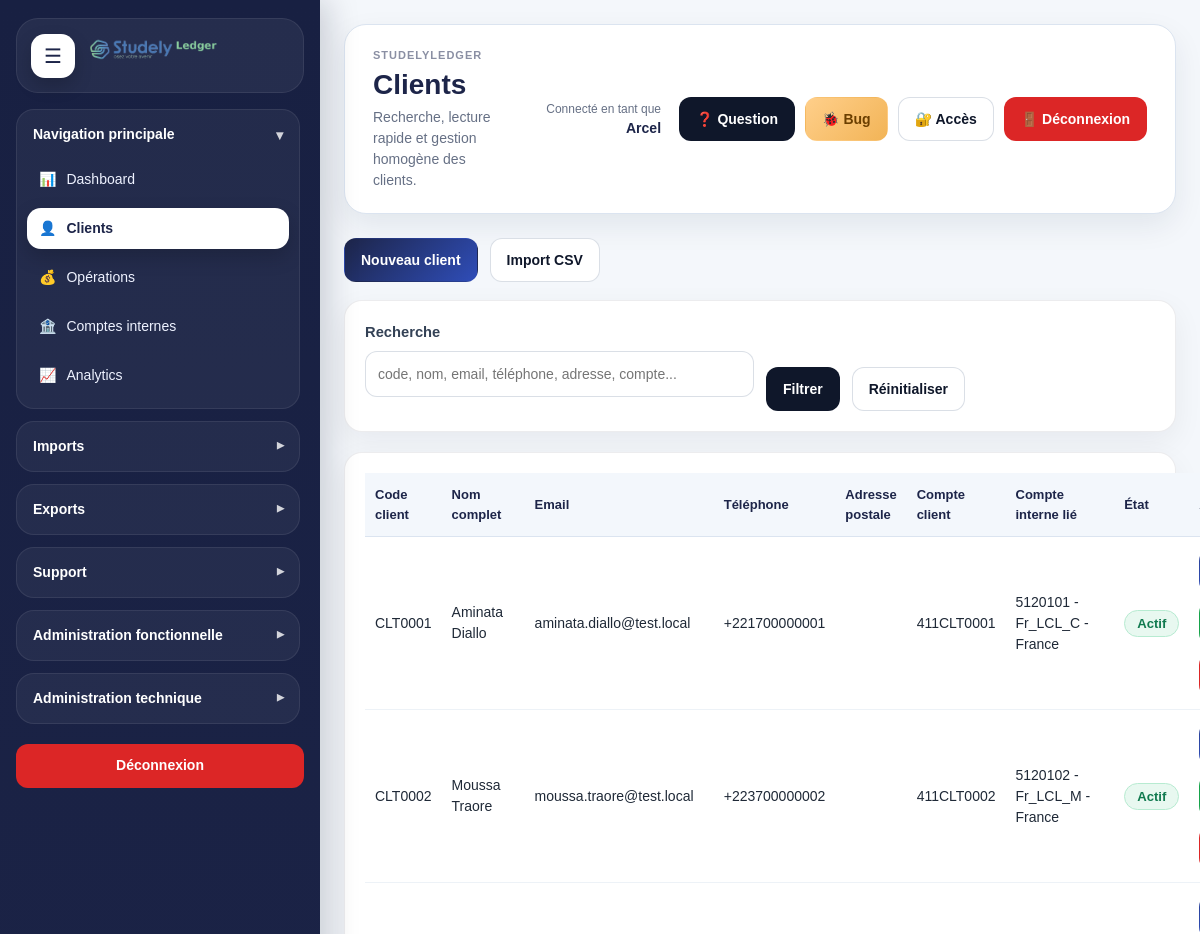
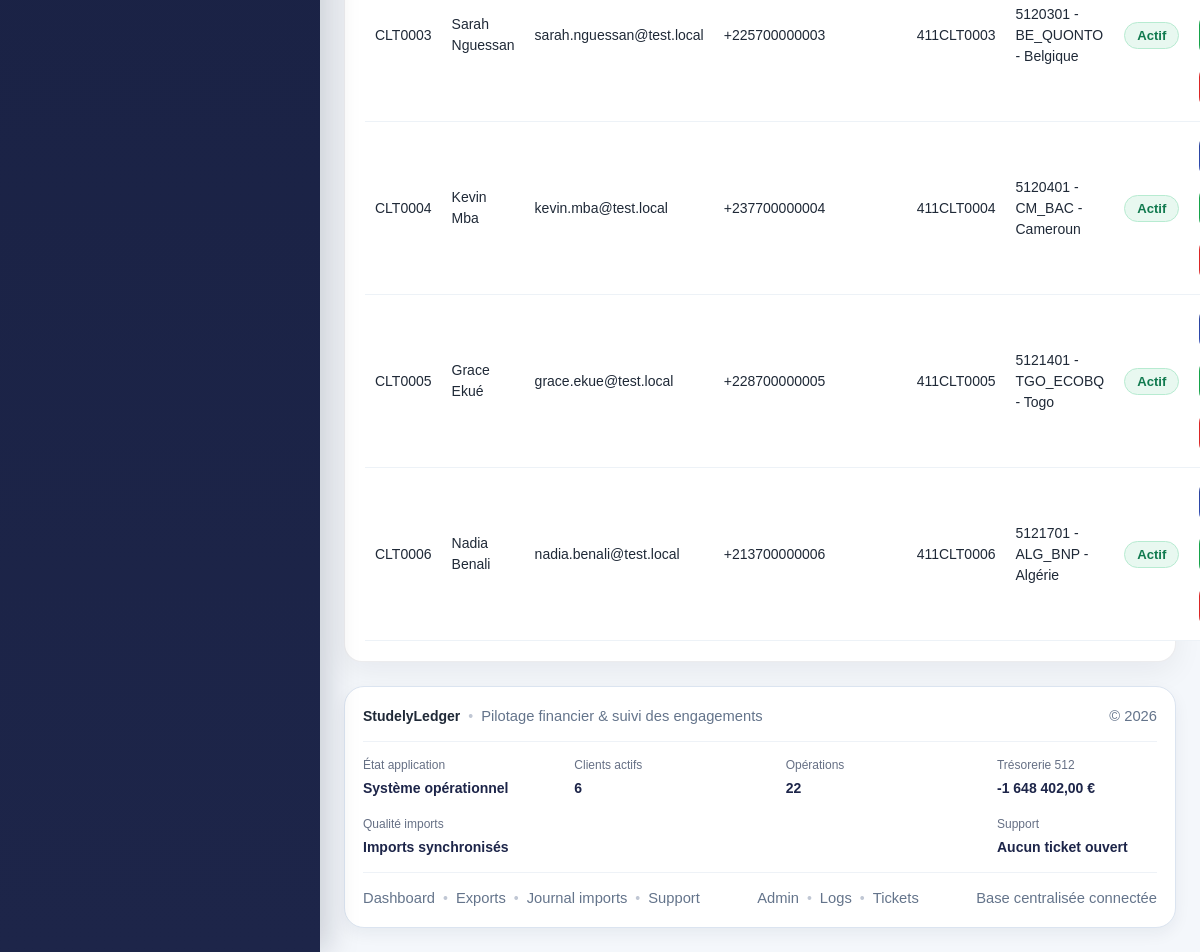
Page /modules/clients/clients_list.php (signed in) on the committed database (2 pictures, top to bottom).
### tables this page shows
CREATE TABLE `clients` (
  `id` int(11) NOT NULL,
  `client_code` varchar(20) NOT NULL,
  `first_name` varchar(150) NOT NULL,
  `last_name` varchar(150) NOT NULL,
  `full_name` varchar(255) NOT NULL,
  `email` varchar(255) DEFAULT NULL,
  `phone` varchar(100) DEFAULT NULL,
  `postal_address` varchar(255) DEFAULT NULL,
  `country_origin` varchar(150) DEFAULT NULL,
  `country_destination` varchar(150) DEFAULT NULL,
  `country_commercial` varchar(150) DEFAULT NULL,
  `client_type` varchar(150) DEFAULT NULL,
  `client_status` varchar(150) DEFAULT NULL,
  `status_id` int(11) DEFAULT NULL,
  `category_id` int(11) DEFAULT NULL,
  `currency` varchar(10) NOT NULL DEFAULT 'EUR',
  `generated_client_account` varchar(50) NOT NULL,
  `initial_treasury_account_id` int(11) DEFAULT NULL,
  `is_active` tinyint(1) NOT NULL DEFAULT 1,
  `created_at` datetime NOT NULL DEFAULT current_timestamp(),
  `updated_at` datetime DEFAULT NULL
);

CREATE TABLE `treasury_accounts` (
  `id` int(11) NOT NULL,
  `account_code` varchar(50) NOT NULL,
  `account_label` varchar(255) NOT NULL,
  `bank_name` varchar(255) DEFAULT NULL,
  `subsidiary_name` varchar(255) DEFAULT NULL,
  `zone_code` varchar(100) DEFAULT NULL,
  `country_label` varchar(150) DEFAULT NULL,
  `country_type` varchar(150) DEFAULT NULL,
  `payment_place` varchar(150) DEFAULT NULL,
  `currency_code` varchar(10) NOT NULL DEFAULT 'EUR',
  `opening_balance` decimal(15,2) NOT NULL DEFAULT 0.00,
  `current_balance` decimal(15,2) NOT NULL DEFAULT 0.00,
  `is_active` tinyint(1) NOT NULL DEFAULT 1,
  `created_at` datetime NOT NULL DEFAULT current_timestamp(),
  `updated_at` datetime DEFAULT NULL
);

### includes/admin_functions.php (called while the page is built, shortened)
<?php
if (!function_exists('e')) {
    function e(?string $value): string
    {
        return htmlspecialchars((string)($value ?? ''), ENT_QUOTES, 'UTF-8');
    }
}
if (!function_exists('tableExists')) {
    function tableExists(PDO $pdo, string $tableName): bool
    {
        $stmt = $pdo->prepare("
            SELECT COUNT(*)
            FROM information_schema.TABLES
            WHERE TABLE_SCHEMA = DATABASE()
              AND TABLE_NAME = ?
        ");
        $stmt->execute([$tableName]);
        return (int)$stmt->fetchColumn() > 0;
    }
}
if (!function_exists('columnExists')) {
    function columnExists(PDO $pdo, string $tableName, string $columnName): bool
    {
        $stmt = $pdo->prepare("
            SELECT COUNT(*)
            FROM information_schema.COLUMNS
            WHERE TABLE_SCHEMA = DATABASE()
              AND TABLE_NAME = ?
              AND COLUMN_NAME = ?
        ");
        $stmt->execute([$tableName, $columnName]);
        return (int)$stmt->fetchColumn() > 0;
    }
}
if (!function_exists('currentUserRecord')) {
    function currentUserRecord(PDO $pdo): ?array
    {
        $userId = (int)($_SESSION['user_id'] ?? 0);
        if ($userId <= 0 || !tableExists($pdo, 'users')) {
            return null;
        }
        $roleJoin = '';
        $roleSelect = 'NULL AS role_code, NULL AS role_label, NULL AS legacy_role';
        if (tableExists($pdo, 'roles') && columnExists($pdo, 'users', 'role_id')) {
            $roleJoin = 'LEFT JOIN roles r ON r.id = u.role_id';
            $roleSelectParts = [];
            $roleSelectParts[] = columnExists($pdo, 'roles', 'code') ? 'r.code AS role_code' : 'NULL AS role_code';
            $roleSelectParts[] = columnExists($pdo, 'roles', 'label')
                ? 'r.label AS role_label'
                : (columnExists($pdo, 'roles', 'name') ? 'r.name AS role_label' : 'NULL AS role_label');
            $roleSelectParts[] = columnExists($pdo, 'users', 'role') ? 'u.role AS legacy_role' : 'NULL AS legacy_role';
            $roleSelect = implode(', ', $roleSelectParts);
        } elseif (columnExists($pdo, 'users', 'role')) {
            $roleSelect = 'NULL AS role_code, NULL AS role_label, u.role AS legacy_role';
        }
        $userColumns = ['u.id'];
        $optionalUserColumns = [
            'username',
            'email',
            'is_active',
            'role_id',
            'role',
            'created_at',
            'updated_at',
        ];
        foreach ($optionalUserColumns as $column) {
            if (columnExists($pdo, 'users', $column)) {
                $userColumns[] = 'u.' . $column;
            }
        }
        $stmt = $pdo->prepare("
            SELECT
                " . implode(', ', $userColumns) . ",
                {$roleSelect}
            FROM users u
            {$roleJoin}
            WHERE u.id = ?
            LIMIT 1
        ");
        $stmt->execute([$userId]);
        $user = $stmt->fetch(PDO::FETCH_ASSOC);
        return $user ?: null;
    }
}
if (!function_exists('currentUserHasRoleCode')) {
    function currentUserHasRoleCode(PDO $pdo, array $roleCodes): bool
    {
        $user = currentUserRecord($pdo);
        $currentValues = [
            strtolower(trim((string)($user['role_code'] ?? ''))),
            strtolower(trim((string)($user['legacy_role'] ?? ''))),
            strtolower(trim((string)($user['role_label'] ?? ''))),
            strtolower(trim((string)($_SESSION['role'] ?? ''))),
            strtolower(trim((string)($_SESSION['role_name'] ?? ''))),
        ];
        foreach ($roleCodes as $code) {
            $normalized = strtolower(trim((string)$code));
            if ($normalized !== '' && in_array($normalized, $currentValues, true)) {
                return true;
            }
        }
        return false;
    }
}
if (!function_exists('currentUserIsAdminLike')) {
    function currentUserIsAdminLike(PDO $pdo): bool
    {
        return currentUserHasRoleCode($pdo, [
            'admin',
            'superadmin',
            'super_admin',
            'admin_tech',
            'admin-tech',
            'admin technique',
            'administrateur',
            'administrateur technique',
            'admin global',
        ]);
    }
}
if (!function_exists('studelyCanAccess')) {
    function studelyCanAccess(PDO $pdo, string $accessKey): bool
    {
        $map = studelyAccessMap();
        $codes = $map[$accessKey] ?? [];
        if (currentUserIsAdminLike($pdo)) {
            return true;
        }
        return currentUserCanAny($pdo, $codes);
    }
}

### modules/clients/clients_list.php (the view, shortened to what this page needs)
<?php
$pdo = getPDO();
require_once __DIR__ . '/../../includes/admin_functions.php';
$search = trim((string)($_GET['search'] ?? ''));
$sql = "
    SELECT
        c.*,
        ta.account_code AS treasury_account_code,
        ta.account_label AS treasury_account_label
    FROM clients c
    LEFT JOIN treasury_accounts ta ON ta.id = c.initial_treasury_account_id
    WHERE 1=1
";
$params = [];
$sql .= " ORDER BY c.client_code ASC";
$stmt = $pdo->prepare($sql);
$stmt->execute($params);
$rows = $stmt->fetchAll(PDO::FETCH_ASSOC);
require_once __DIR__ . '/../../includes/document_start.php';
?>
<div class="layout">
    <?php require_once __DIR__ . '/../../includes/sidebar.php'; ?>
    <div class="main">
        <?php require_once __DIR__ . '/../../includes/header.php'; ?>
        <div class="page-title">
            <div class="btn-group">
                <?php if (function_exists('studelyCanAccess') ? studelyCanAccess($pdo, 'clients_create_page') : currentUserCan($pdo, 'clients_create')): ?>
                    <a class="btn btn-primary" href="<?= APP_URL ?>modules/clients/client_create.php">Nouveau client</a>
                <?php endif; ?>
                <?php if (function_exists('studelyCanAccess') ? studelyCanAccess($pdo, 'imports_upload_page') : currentUserCan($pdo, 'clients_create')): ?>
                    <a class="btn btn-outline" href="<?= APP_URL ?>modules/clients/import_clients_csv.php">Import CSV</a>
                <?php endif; ?>
            </div>
        </div>
        <div class="form-card">
            <form method="GET" class="inline-form">
                <div>
                    <label>Recherche</label>
                    <input type="text" name="search" value="<?= e($search) ?>" placeholder="code, nom, email, téléphone, adresse, compte...">
                </div>
                <div class="btn-group" style="margin-top:26px;">
                    <button type="submit" class="btn btn-secondary">Filtrer</button>
                    <a href="<?= APP_URL ?>modules/clients/clients_list.php" class="btn btn-outline">Réinitialiser</a>
                </div>
            </form>
        </div>
        <div class="table-card" style="margin-top:20px;">
            <table>
                <thead>
                    <tr>
                        <th>Code client</th>
                        <th>Nom complet</th>
                        <th>Email</th>
                        <th>Téléphone</th>
                        <th>Adresse postale</th>
                        <th>Compte client</th>
                        <th>Compte interne lié</th>
                        <th>État</th>
                        <th>Actions</th>
                    </tr>
                </thead>
                <tbody>
                    <?php foreach ($rows as $row): ?>
                        <?php $isActive = ((int)($row['is_active'] ?? 1) === 1); ?>
                        <tr>
                            <td><?= e($row['client_code'] ?? '') ?></td>
                            <td><?= e($row['full_name'] ?? '') ?></td>
                            <td><?= e($row['email'] ?? '') ?></td>
                            <td><?= e($row['phone'] ?? '') ?></td>
                            <td><?= columnExists($pdo, 'clients', 'postal_address') ? e($row['postal_address'] ?? '') : '' ?></td>
                            <td><?= e($row['generated_client_account'] ?? '') ?></td>
                            <td><?= e(trim((string)($row['treasury_account_code'] ?? '') . ' - ' . (string)($row['treasury_account_label'] ?? ''))) ?></td>
                            <td>
                                <span class="status-pill <?= $isActive ? 'status-success' : 'status-warning' ?>">
                                    <?= $isActive ? 'Actif' : 'Archivé' ?>
                                </span>
                            </td>
                            <td>
                            </td>
                        </tr>
                    <?php endforeach; ?>
                </tbody>
            </table>
        </div>
        <?php require_once __DIR__ . '/../../includes/footer.php'; ?>
    </div>
</div>
<?php require_once __DIR__ . '/../../includes/document_end.php'; ?>

### assets/css/style.css (style rules this page uses)
:root { --bg:#f4f7fb; --surface:#ffffff; --surface-soft:#f8fbff; --border:#dbe4f0; --border-strong:#c8d5e6; --text:#1f2937; --muted:#667085; --heading:#1d2549; --primary:#1d2549; --primary-2:#2f4db8; --primary-soft:#eef2ff; --success:#117a4f; --success-soft:#e8f8f0; --danger:#b42318; --danger-soft:#fff1f2; --warning:#b54708; --warning-soft:#fff7ed; --info:#175cd3; --info-soft:#eff6ff; --shadow-sm:0 6px 16px rgba(18, 38, 63, 0.06); --shadow-md:0 12px 30px rgba(18, 38, 63, 0.08); --shadow-lg:0 18px 45px rgba(18, 38, 63, 0.12); --radius-sm:12px; --radius-md:18px; --radius-lg:24px; --sidebar-width:320px; --sidebar-width-collapsed:96px; }
*, *::before, *::after { box-sizing:border-box; }
html, body { margin:0; padding:0; min-height:100%; }
body { font-family:Arial, Helvetica, sans-serif; font-size:14px; line-height:1.5; color:var(--text); background:var(--bg); }
a { color:inherit; text-decoration:none; }
.layout { display:flex; min-height:100vh; width:100%; }
.main { flex:1 1 auto; min-width:0; padding:24px; }
.card, .form-card, .table-card, .dashboard-panel { background:var(--surface); border:1px solid var(--border); border-radius:var(--radius-md); box-shadow:var(--shadow-sm); padding:20px; }
.page-title { display:flex; justify-content:space-between; align-items:flex-start; gap:18px; margin-bottom:18px; }
.btn-group { display:flex; gap:10px; flex-wrap:wrap; align-items:center; }
.btn { display:inline-flex; align-items:center; justify-content:center; gap:8px; min-height:42px; padding:10px 16px; border-radius:14px; border:1px solid transparent; font-weight:700; font-size:14px; cursor:pointer; transition:transform .16s ease, box-shadow .16s ease, opacity .16s ease, background .16s ease, border-color .16s ease; text-decoration:none; white-space:nowrap; }
.btn-primary { color:#fff; background:linear-gradient(135deg, var(--primary) 0%, var(--primary-2) 100%); }
.btn-secondary { color:var(--primary); background:var(--primary-soft); border-color:#cfd8ff; }
.btn-outline { color:var(--heading); background:#fff; border-color:var(--border-strong); }
form { margin:0; }
label { display:block; margin:0 0 6px 0; font-weight:600; color:var(--heading); }
input[type="text"], input[type="email"], input[type="password"], input[type="number"], input[type="date"], input[type="file"], select, textarea { width:100%; border:1px solid var(--border); border-radius:14px; padding:12px 14px; font-size:14px; background:#fff; color:var(--text); outline:none; transition:border-color .16s ease, box-shadow .16s ease, background .16s ease; margin-bottom:14px; }
.inline-form { display:flex; flex-wrap:wrap; gap:12px; align-items:end; }
.inline-form > * { flex:1 1 180px; }
.inline-form .btn, .inline-form button { flex:0 0 auto; }
.status-pill { display:inline-flex; align-items:center; justify-content:center; padding:6px 12px; border-radius:999px; font-size:0.82rem; font-weight:700; line-height:1; white-space:nowrap; border:1px solid transparent; }
.status-success { color:var(--success); background:var(--success-soft); border-color:#b7ebd1; }
table { width:100%; border-collapse:collapse; background:#fff; }
thead th { text-align:left; font-size:13px; color:var(--heading); background:#f3f7fc; border-bottom:1px solid var(--border); padding:12px 10px; }
tbody td { border-bottom:1px solid #edf2f7; padding:12px 10px; vertical-align:top; }
.main { overflow-x: hidden; }
.layout, .main, .sl-grid, .sl-card, .sl-chart-box { scroll-behavior: auto !important; }
html { scroll-behavior: auto; }

### rows in the picture
clients: client_code "CLT0001", full_name "Aminata Diallo", email "aminata.diallo@test.local", phone "+221700000001", generated_client_account "411CLT0001", initial_treasury_account.account_label "5120101 - Fr_LCL_C - France", is_active "Actif"
clients: client_code "CLT0002", full_name "Moussa Traore", email "moussa.traore@test.local", phone "+223700000002", generated_client_account "411CLT0002", initial_treasury_account.account_label "5120102 - Fr_LCL_M - France", is_active "Actif"
clients: client_code "CLT0003", full_name "Sarah Nguessan", email "sarah.nguessan@test.local", phone "+225700000003", generated_client_account "411CLT0003", initial_treasury_account.account_label "5120301 - BE_QUONTO - Belgique", is_active "Actif"
clients: client_code "CLT0004", full_name "Kevin Mba", email "kevin.mba@test.local", phone "+237700000004", generated_client_account "411CLT0004", initial_treasury_account.account_label "5120401 - CM_BAC - Cameroun", is_active "Actif"
clients: client_code "CLT0005", full_name "Grace Ekué", email "grace.ekue@test.local", phone "+228700000005", generated_client_account "411CLT0005", initial_treasury_account.account_label "5121401 - TGO_ECOBQ - Togo", is_active "Actif"
clients: client_code "CLT0006", full_name "Nadia Benali", email "nadia.benali@test.local", phone "+213700000006", generated_client_account "411CLT0006", initial_treasury_account.account_label "5121701 - ALG_BNP - Algérie", is_active "Actif"

### other values in the picture
APP_NAME "STUDELYLEDGER"
$title "Clients"
$subtitle "Recherche, lecture rapide et gestion homogène des clients."
$currentUser "Arcel"
APP_NAME "StudelyLedger"
$footerSystemStatus "Système opérationnel"
$totalActiveClients "6"
$totalOperations "22"
$totalTreasuryBalance "-1 648 402,00"
$footerDataStatus "Imports synchronisés"
$footerSupportStatus "Aucun ticket ouvert"
